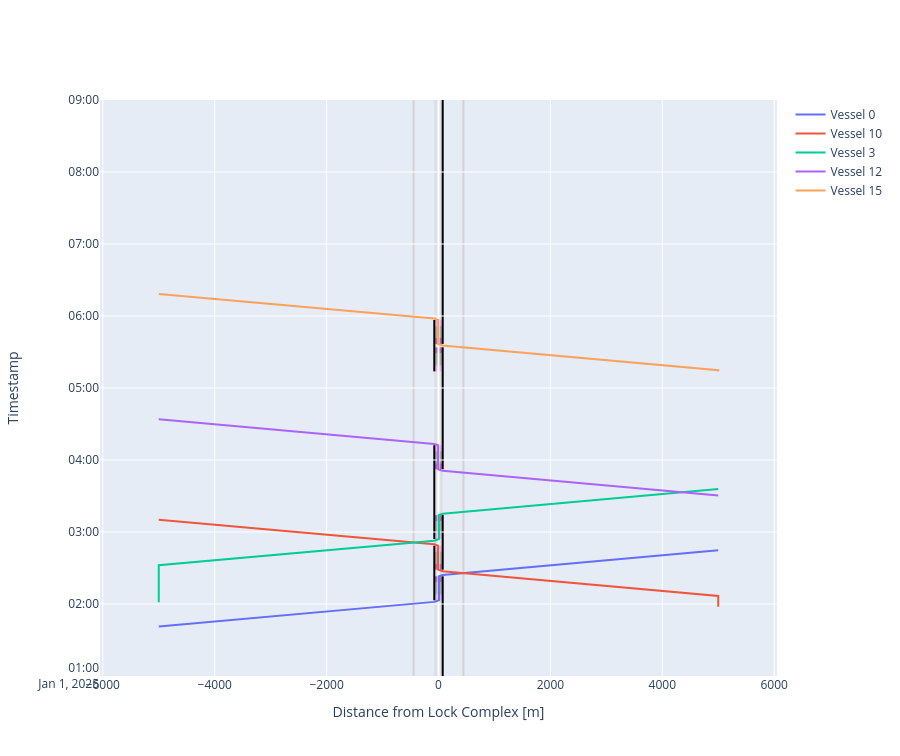

This figure's notebook cell:
### Code cell
# We can plot the time-distance diagram
fig = lock_chamber_II.plot(xlimmin = -6050, 
                           xlimmax = 6050,
                           ylimmin = pd.Timestamp('2025-01-01 01:00:00'),
                           ylimmax = pd.Timestamp('2025-01-01 09:00:00'),
                           method='Plotly')

fig.update_layout(height=cm_to_pixels(20))

### Figure 1 — Plotly figure (JSON) as saved in the notebook; plotly's stock layout.template omitted (floating-point values rounded to 4 significant figures)
{"data": [{"mode": "lines", "name": "Vessel 0", "type": "scatter", "x": [-5000.0, -5000.0, -75.0, -75.0, 7.5, 7.5, 7.5, 7.5, 7.5, 7.5, 7.5, 7.5, 75.0, 75.0, 445.0, 5000.0], "xaxis": "x", "y": ["2025-01-01T01:41:14.550491", "2025-01-01T01:41:14.550491", "2025-01-01T02:01:45.800491", "2025-01-01T02:01:45.800491", "2025-01-01T02:03:05.984076", "2025-01-01T02:03:05.984076", "2025-01-01T02:08:05.984076", "2025-01-01T02:08:05.984076", "2025-01-01T02:18:05.984076", "2025-01-01T02:18:05.984076", "2025-01-01T02:23:05.984076", "2025-01-01T02:23:05.984076", "2025-01-01T02:24:11.588828", "2025-01-01T02:24:11.588828", "2025-01-01T02:25:44.088828", "2025-01-01T02:44:42.838828"], "yaxis": "y"}, {"mode": "lines", "name": "Vessel 10", "type": "scatter", "x": [5000.0, 5000.0, 5000.0, 5000.0, 75.0, 75.0, -7.5, -7.5, -7.5, -7.5, -7.5, -7.5, -7.5, -7.5, -75.0, -75.0, -445.0, -5000.0], "xaxis": "x", "y": ["2025-01-01T01:57:47.065476", "2025-01-01T01:57:47.065476", "2025-01-01T02:06:45.338828", "2025-01-01T02:06:45.338828", "2025-01-01T02:27:16.588828", "2025-01-01T02:27:16.588828", "2025-01-01T02:28:36.772413", "2025-01-01T02:28:36.772413", "2025-01-01T02:33:36.772413", "2025-01-01T02:33:36.772413", "2025-01-01T02:43:36.772413", "2025-01-01T02:43:36.772413", "2025-01-01T02:48:36.772413", "2025-01-01T02:48:36.772413", "2025-01-01T02:49:42.377165", "2025-01-01T02:49:42.377165", "2025-01-01T02:51:14.877165", "2025-01-01T03:10:13.627165"], "yaxis": "y"}, {"mode": "lines", "name": "Vessel 3", "type": "scatter", "x": [-5000.0, -5000.0, -5000.0, -5000.0, -75.0, -75.0, 7.5, 7.5, 7.5, 7.5, 7.5, 7.5, 7.5, 7.5, 75.0, 75.0, 445.0, 5000.0], "xaxis": "x", "y": ["2025-01-01T02:01:32.774660", "2025-01-01T02:01:32.774660", "2025-01-01T02:32:16.127165", "2025-01-01T02:32:16.127165", "2025-01-01T02:52:47.377165", "2025-01-01T02:52:47.377165", "2025-01-01T02:54:07.560750", "2025-01-01T02:54:07.560750", "2025-01-01T02:59:07.560750", "2025-01-01T02:59:07.560750", "2025-01-01T03:09:07.560750", "2025-01-01T03:09:07.560750", "2025-01-01T03:14:07.560750", "2025-01-01T03:14:07.560750", "2025-01-01T03:15:13.165502", "2025-01-01T03:15:13.165502", "2025-01-01T03:16:45.665502", "2025-01-01T03:35:44.415502"], "yaxis": "y"}, {"mode": "lines", "name": "Vessel 12", "type": "scatter", "x": [5000.0, 5000.0, 75.0, 75.0, -7.5, -7.5, -7.5, -7.5, -7.5, -7.5, -7.5, -7.5, -75.0, -75.0, -445.0, -5000.0], "xaxis": "x", "y": ["2025-01-01T03:30:27.343527", "2025-01-01T03:30:27.343527", "2025-01-01T03:50:58.593527", "2025-01-01T03:50:58.593527", "2025-01-01T03:52:18.777112", "2025-01-01T03:52:18.777112", "2025-01-01T03:57:18.777112", "2025-01-01T03:57:18.777112", "2025-01-01T04:07:18.777112", "2025-01-01T04:07:18.777112", "2025-01-01T04:12:18.777112", "2025-01-01T04:12:18.777112", "2025-01-01T04:13:24.381864", "2025-01-01T04:13:24.381864", "2025-01-01T04:14:56.881864", "2025-01-01T04:33:55.631864"], "yaxis": "y"}, {"mode": "lines", "name": "Vessel 15", "type": "scatter", "x": [5000.0, 5000.0, 5000.0, 5000.0, 75.0, 75.0, -7.5, -7.5, -7.5, -7.5, -7.5, -7.5, -7.5, -7.5, -75.0, -75.0, -445.0, -5000.0], "xaxis": "x", "y": ["2025-01-01T05:13:51.166654", "2025-01-01T05:13:51.166654", "2025-01-01T05:14:52.416654", "2025-01-01T05:14:52.416654", "2025-01-01T05:35:23.666654", "2025-01-01T05:35:23.666654", "2025-01-01T05:36:43.850240", "2025-01-01T05:36:43.850240", "2025-01-01T05:41:43.850240", "2025-01-01T05:41:43.850240", "2025-01-01T05:51:43.850240", "2025-01-01T05:51:43.850240", "2025-01-01T05:56:43.850240", "2025-01-01T05:56:43.850240", "2025-01-01T05:57:49.454991", "2025-01-01T05:57:49.454991", "2025-01-01T05:59:21.954991", "2025-01-01T06:18:20.704991"], "yaxis": "y"}], "layout": {"height": 756, "shapes": [{"fillcolor": "lightgrey", "layer": "below", "line": {"width": 0}, "name": "Lock Geometry", "opacity": 0.5, "type": "rect", "x0": -75, "x1": 75.0, "y0": "2025-01-01T01:00:00", "y1": "2025-01-01T09:00:00"}, {"fillcolor": "violet", "layer": "below", "line": {"width": 0}, "name": "Lock gate closing", "opacity": 0.5, "type": "rect", "x0": -75, "x1": 75.0, "xref": "x", "y0": "2025-01-01T02:03:05.984076", "y1": "2025-01-01T02:08:05.984076", "yref": "y"}, {"fillcolor": "grey", "layer": "below", "line": {"width": 0}, "name": "Lock levelling", "opacity": 0.5, "type": "rect", "x0": -75, "x1": 75.0, "xref": "x", "y0": "2025-01-01T02:08:05.984076", "y1": "2025-01-01T02:18:05.984076", "yref": "y"}, {"fillcolor": "purple", "layer": "below", "line": {"width": 0}, "name": "Lock gate opening", "opacity": 0.5, "type": "rect", "x0": -75, "x1": 75.0, "xref": "x", "y0": "2025-01-01T02:18:05.984076", "y1": "2025-01-01T02:23:05.984076", "yref": "y"}, {"fillcolor": "purple", "layer": "below", "line": {"width": 0}, "name": "Lock gate closing", "opacity": 0.5, "type": "rect", "x0": -75, "x1": 75.0, "xref": "x", "y0": "2025-01-01T02:28:36.772413", "y1": "2025-01-01T02:33:36.772413", "yref": "y"}, {"fillcolor": "grey", "layer": "below", "line": {"width": 0}, "name": "Lock levelling", "opacity": 0.5, "type": "rect", "x0": -75, "x1": 75.0, "xref": "x", "y0": "2025-01-01T02:33:36.772413", "y1": "2025-01-01T02:43:36.772413", "yref": "y"}, {"fillcolor": "violet", "layer": "below", "line": {"width": 0}, "name": "Lock gate opening", "opacity": 0.5, "type": "rect", "x0": -75, "x1": 75.0, "xref": "x", "y0": "2025-01-01T02:43:36.772413", "y1": "2025-01-01T02:48:36.772413", "yref": "y"}, {"fillcolor": "violet", "layer": "below", "line": {"width": 0}, "name": "Lock gate closing", "opacity": 0.5, "type": "rect", "x0": -75, "x1": 75.0, "xref": "x", "y0": "2025-01-01T02:54:07.560750", "y1": "2025-01-01T02:59:07.560750", "yref": "y"}, {"fillcolor": "grey", "layer": "below", "line": {"width": 0}, "name": "Lock levelling", "opacity": 0.5, "type": "rect", "x0": -75, "x1": 75.0, "xref": "x", "y0": "2025-01-01T02:59:07.560750", "y1": "2025-01-01T03:09:07.560750", "yref": "y"}, {"fillcolor": "purple", "layer": "below", "line": {"width": 0}, "name": "Lock gate opening", "opacity": 0.5, "type": "rect", "x0": -75, "x1": 75.0, "xref": "x", "y0": "2025-01-01T03:09:07.560750", "y1": "2025-01-01T03:14:07.560750", "yref": "y"}, {"fillcolor": "purple", "layer": "below", "line": {"width": 0}, "name": "Lock gate closing", "opacity": 0.5, "type": "rect", "x0": -75, "x1": 75.0, "xref": "x", "y0": "2025-01-01T03:52:18.777112", "y1": "2025-01-01T03:57:18.777112", "yref": "y"}, {"fillcolor": "grey", "layer": "below", "line": {"width": 0}, "name": "Lock levelling", "opacity": 0.5, "type": "rect", "x0": -75, "x1": 75.0, "xref": "x", "y0": "2025-01-01T03:57:18.777112", "y1": "2025-01-01T04:07:18.777112", "yref": "y"}, {"fillcolor": "violet", "layer": "below", "line": {"width": 0}, "name": "Lock gate opening", "opacity": 0.5, "type": "rect", "x0": -75, "x1": 75.0, "xref": "x", "y0": "2025-01-01T04:07:18.777112", "y1": "2025-01-01T04:12:18.777112", "yref": "y"}, {"fillcolor": "violet", "layer": "below", "line": {"width": 0}, "name": "Lock gate closing", "opacity": 0.5, "type": "rect", "x0": -75, "x1": 75.0, "xref": "x", "y0": "2025-01-01T05:13:51.166654", "y1": "2025-01-01T05:18:51.166654", "yref": "y"}, {"fillcolor": "grey", "layer": "below", "line": {"width": 0}, "name": "Lock levelling", "opacity": 0.5, "type": "rect", "x0": -75, "x1": 75.0, "xref": "x", "y0": "2025-01-01T05:18:51.166654", "y1": "2025-01-01T05:28:51.166654", "yref": "y"}, {"fillcolor": "purple", "layer": "below", "line": {"width": 0}, "name": "Lock gate opening", "opacity": 0.5, "type": "rect", "x0": -75, "x1": 75.0, "xref": "x", "y0": "2025-01-01T05:28:51.166654", "y1": "2025-01-01T05:33:51.166654", "yref": "y"}, {"fillcolor": "purple", "layer": "below", "line": {"width": 0}, "name": "Lock gate closing", "opacity": 0.5, "type": "rect", "x0": -75, "x1": 75.0, "xref": "x", "y0": "2025-01-01T05:36:43.850240", "y1": "2025-01-01T05:41:43.850240", "yref": "y"}, {"fillcolor": "grey", "layer": "below", "line": {"width": 0}, "name": "Lock levelling", "opacity": 0.5, "type": "rect", "x0": -75, "x1": 75.0, "xref": "x", "y0": "2025-01-01T05:41:43.850240", "y1": "2025-01-01T05:51:43.850240", "yref": "y"}, {"fillcolor": "violet", "layer": "below", "line": {"width": 0}, "name": "Lock gate opening", "opacity": 0.5, "type": "rect", "x0": -75, "x1": 75.0, "xref": "x", "y0": "2025-01-01T05:51:43.850240", "y1": "2025-01-01T05:56:43.850240", "yref": "y"}, {"fillcolor": "darkgrey", "layer": "below", "line": {"width": 0}, "name": "Lock gate opening", "opacity": 0.5, "type": "rect", "x0": -75, "x1": 75.0, "xref": "x", "y0": "2025-01-01T02:08:05.984076", "y1": "2025-01-01T02:18:05.984076", "yref": "y"}, {"fillcolor": "darkgrey", "layer": "below", "line": {"width": 0}, "name": "Lock gate opening", "opacity": 0.5, "type": "rect", "x0": -75, "x1": 75.0, "xref": "x", "y0": "2025-01-01T02:33:36.772413", "y1": "2025-01-01T02:43:36.772413", "yref": "y"}, {"fillcolor": "darkgrey", "layer": "below", "line": {"width": 0}, "name": "Lock gate opening", "opacity": 0.5, "type": "rect", "x0": -75, "x1": 75.0, "xref": "x", "y0": "2025-01-01T02:59:07.560750", "y1": "2025-01-01T03:09:07.560750", "yref": "y"}, {"fillcolor": "darkgrey", "layer": "below", "line": {"width": 0}, "name": "Lock gate opening", "opacity": 0.5, "type": "rect", "x0": -75, "x1": 75.0, "xref": "x", "y0": "2025-01-01T03:57:18.777112", "y1": "2025-01-01T04:07:18.777112", "yref": "y"}, {"fillcolor": "darkgrey", "layer": "below", "line": {"width": 0}, "name": "Lock gate opening", "opacity": 0.5, "type": "rect", "x0": -75, "x1": 75.0, "xref": "x", "y0": "2025-01-01T05:18:51.166654", "y1": "2025-01-01T05:28:51.166654", "yref": "y"}, {"fillcolor": "darkgrey", "layer": "below", "line": {"width": 0}, "name": "Lock gate opening", "opacity": 0.5, "type": "rect", "x0": -75, "x1": 75.0, "xref": "x", "y0": "2025-01-01T05:41:43.850240", "y1": "2025-01-01T05:51:43.850240", "yref": "y"}, {"layer": "below", "line": {"color": "black"}, "name": "Lock gate opening", "type": "line", "x0": -75, "x1": -75, "xref": "x", "y0": "2025-01-01T02:03:05.984076", "y1": "2025-01-01T02:48:36.772413", "yref": "y"}, {"layer": "below", "line": {"color": "black"}, "name": "Lock gate opening", "type": "line", "x0": -75, "x1": -75, "xref": "x", "y0": "2025-01-01T02:54:07.560750", "y1": "2025-01-01T04:12:18.777112", "yref": "y"}, {"layer": "below", "line": {"color": "black"}, "name": "Lock gate opening", "type": "line", "x0": -75, "x1": -75, "xref": "x", "y0": "2025-01-01T05:13:51.166654", "y1": "2025-01-01T05:56:43.850240", "yref": "y"}, {"layer": "below", "line": {"color": "black"}, "name": "Lock gate opening", "type": "line", "x0": 75.0, "x1": 75.0, "xref": "x", "y0": "2025-01-01T01:00:00", "y1": "2025-01-01T02:23:05.984076", "yref": "y"}, {"layer": "below", "line": {"color": "black"}, "name": "Lock gate opening", "type": "line", "x0": 75.0, "x1": 75.0, "xref": "x", "y0": "2025-01-01T02:28:36.772413", "y1": "2025-01-01T03:14:07.560750", "yref": "y"}, {"layer": "below", "line": {"color": "black"}, "name": "Lock gate opening", "type": "line", "x0": 75.0, "x1": 75.0, "xref": "x", "y0": "2025-01-01T03:52:18.777112", "y1": "2025-01-01T05:33:51.166654", "yref": "y"}, {"layer": "below", "line": {"color": "black"}, "name": "Lock gate opening", "type": "line", "x0": 75.0, "x1": 75.0, "xref": "x", "y0": "2025-01-01T05:36:43.850240", "y1": "2025-01-01T09:00:00", "yref": "y"}, {"layer": "below", "line": {"color": "lightgrey"}, "type": "line", "x0": -445, "x1": -445, "xref": "x", "y0": 0, "y1": 1, "yref": "y domain"}, {"layer": "below", "line": {"color": "lightgrey"}, "type": "line", "x0": 445, "x1": 445, "xref": "x", "y0": 0, "y1": 1, "yref": "y domain"}], "showlegend": true, "xaxis": {"anchor": "y", "domain": [0, 1], "range": [-6050, 6050], "title": {"text": "Distance from Lock Complex [m]"}}, "yaxis": {"anchor": "x", "domain": [0, 1], "range": ["2025-01-01T01:00:00", "2025-01-01T09:00:00"], "title": {"text": "Timestamp"}}}}
